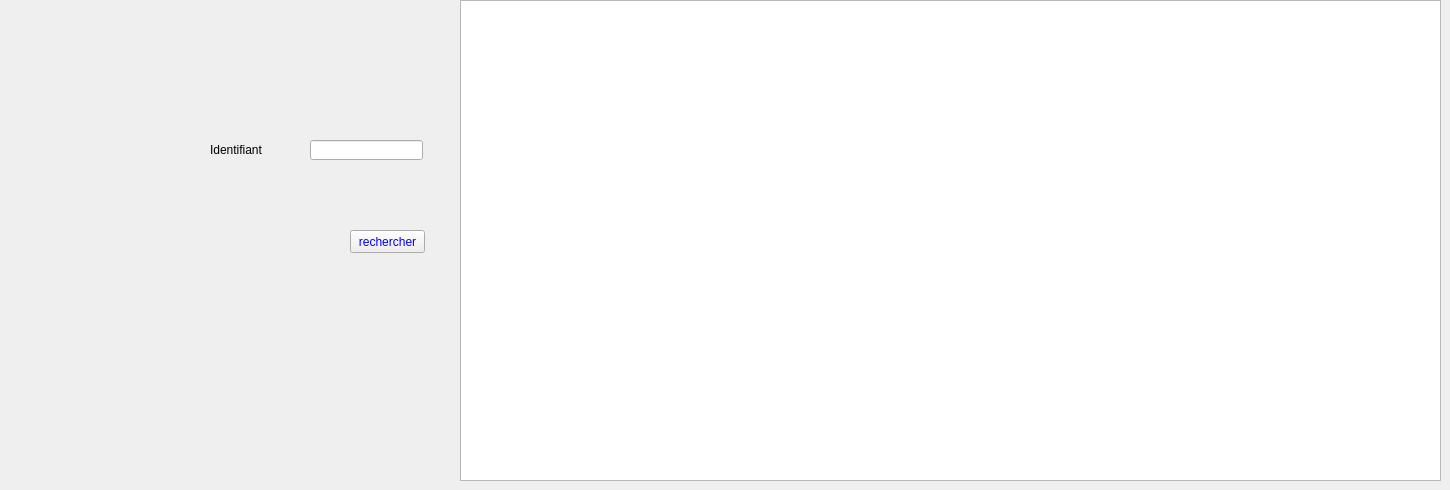
        <widget class="QWidget" name="tab_47">
         <attribute name="title">
          <string>rechercher</string>
         </attribute>
         <widget class="QTableView" name="tableView_3">
          <property name="geometry">
           <rect>
            <x>460</x>
            <y>0</y>
            <width>981</width>
            <height>481</height>
           </rect>
          </property>
         </widget>
         <widget class="QLabel" name="label_71">
          <property name="geometry">
           <rect>
            <x>210</x>
            <y>140</y>
            <width>81</width>
            <height>20</height>
           </rect>
          </property>
          <property name="text">
           <string>Identifiant</string>
          </property>
         </widget>
         <widget class="QLineEdit" name="lineEdit_id_4">
          <property name="geometry">
           <rect>
            <x>310</x>
            <y>140</y>
            <width>113</width>
            <height>20</height>
           </rect>
          </property>
         </widget>
         <widget class="QPushButton" name="rechercher_personnel">
          <property name="geometry">
           <rect>
            <x>350</x>
            <y>230</y>
            <width>75</width>
            <height>23</height>
           </rect>
          </property>
          <property name="styleSheet">
           <string notr="true">color:blue;

font: 75 9pt &quot;MS Shell Dlg 2&quot;;</string>
          </property>
          <property name="text">
           <string>rechercher</string>
          </property>
         </widget>
        </widget>
